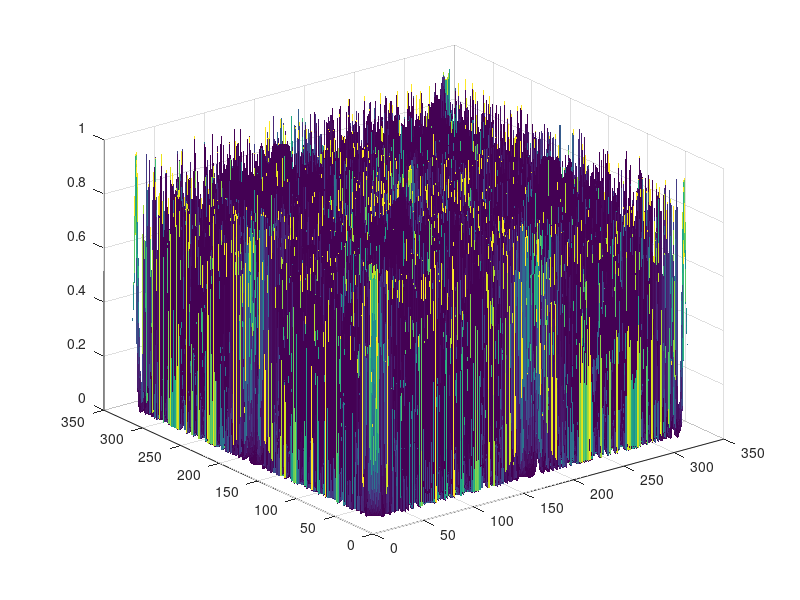

Here is the MATLAB script that generated this plot:
clear all;
clc;

r=0.8; %Reflection coefficient
d=7.5e-6; %Distance between glass plates
epsilon=[0:1e-2:pi]; %Incidence angle
lambda=5e-6; %wavelength
w0=50 %Beam Waist

%[t,eps]=meshgrid(elevation,epsilon);

%Important relations
Delta=2*d*cos(epsilon);
delta=2*pi*Delta/lambda;
[d1,d2]=meshgrid(delta,delta);

F=(4*r^2)/((1-r^2)^2);
a=1; %Amplitude of the incident wave

I=a^2./(1+F.*(sin((d1.^2+d2.^2)./2).^2)) %Intensity of a Fabry-Perot interferometer


h=surf(I)
set(h,'LineStyle','none')